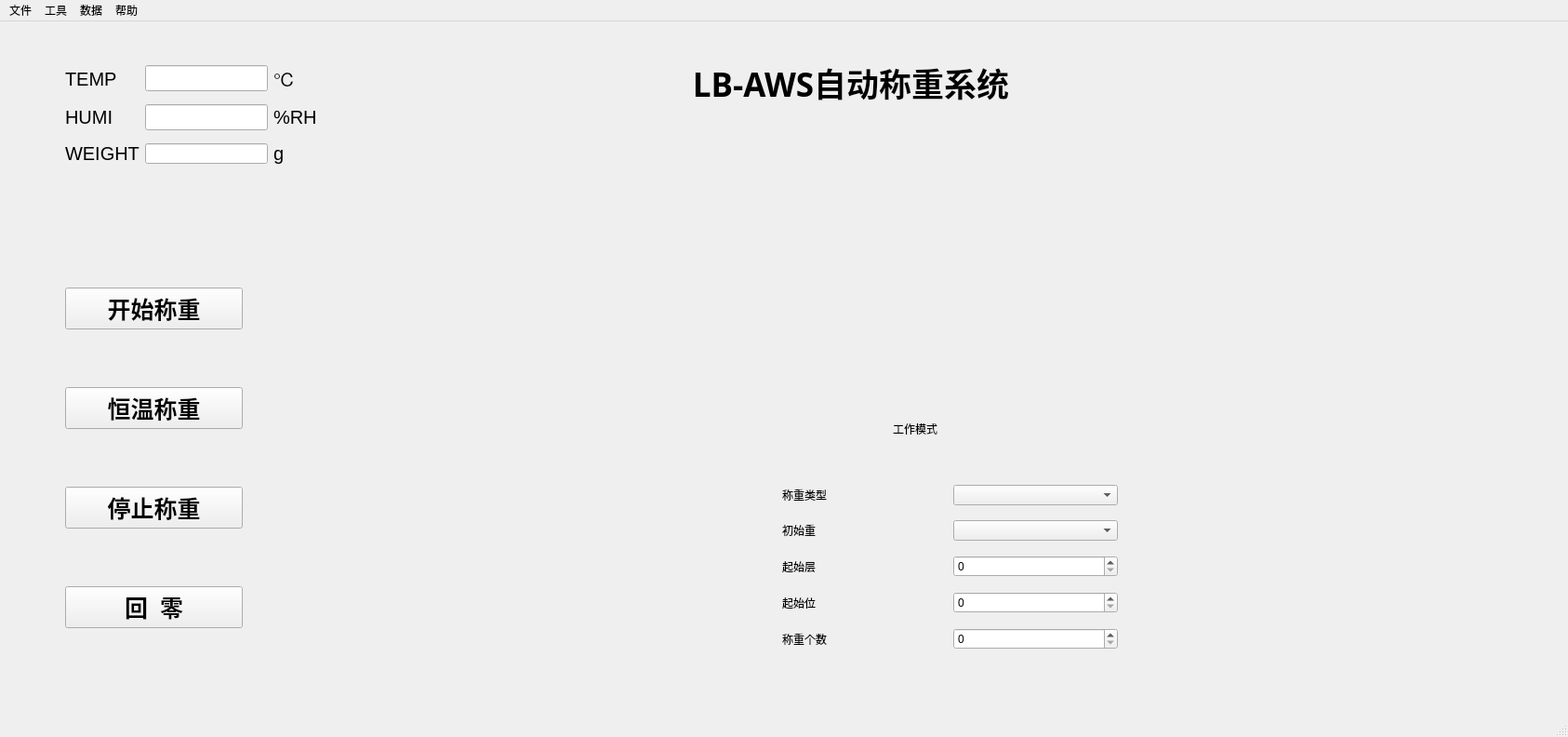
<?xml version="1.0" encoding="UTF-8"?>
<ui version="4.0">
 <class>MainWindow</class>
 <widget class="QMainWindow" name="MainWindow">
  <property name="geometry">
   <rect>
    <x>0</x>
    <y>0</y>
    <width>1686</width>
    <height>792</height>
   </rect>
  </property>
  <property name="windowTitle">
   <string>MainWindow</string>
  </property>
  <widget class="QWidget" name="centralwidget">
   <widget class="QLabel" name="label">
    <property name="geometry">
     <rect>
      <x>640</x>
      <y>30</y>
      <width>550</width>
      <height>71</height>
     </rect>
    </property>
    <property name="font">
     <font>
      <family>方正粗黑宋简体</family>
      <pointsize>26</pointsize>
      <weight>75</weight>
      <bold>true</bold>
     </font>
    </property>
    <property name="text">
     <string>LB-AWS自动称重系统</string>
    </property>
    <property name="alignment">
     <set>Qt::AlignCenter</set>
    </property>
   </widget>
   <widget class="QWidget" name="gridLayoutWidget">
    <property name="geometry">
     <rect>
      <x>70</x>
      <y>40</y>
      <width>271</width>
      <height>121</height>
     </rect>
    </property>
    <layout class="QGridLayout" name="gridLayout">
     <item row="1" column="1">
      <widget class="QLineEdit" name="lineEdit_2">
       <property name="font">
        <font>
         <pointsize>13</pointsize>
        </font>
       </property>
      </widget>
     </item>
     <item row="0" column="1">
      <widget class="QLineEdit" name="lineEdit">
       <property name="font">
        <font>
         <pointsize>13</pointsize>
        </font>
       </property>
      </widget>
     </item>
     <item row="0" column="2">
      <widget class="QLabel" name="label_4">
       <property name="font">
        <font>
         <pointsize>15</pointsize>
        </font>
       </property>
       <property name="text">
        <string>℃</string>
       </property>
      </widget>
     </item>
     <item row="1" column="2">
      <widget class="QLabel" name="label_5">
       <property name="font">
        <font>
         <pointsize>15</pointsize>
        </font>
       </property>
       <property name="text">
        <string>%RH</string>
       </property>
      </widget>
     </item>
     <item row="0" column="0">
      <widget class="QLabel" name="label_2">
       <property name="font">
        <font>
         <pointsize>15</pointsize>
        </font>
       </property>
       <property name="text">
        <string>TEMP</string>
       </property>
      </widget>
     </item>
     <item row="1" column="0">
      <widget class="QLabel" name="label_3">
       <property name="font">
        <font>
         <pointsize>15</pointsize>
        </font>
       </property>
       <property name="text">
        <string>HUMI</string>
       </property>
      </widget>
     </item>
     <item row="2" column="0">
      <widget class="QLabel" name="label_12">
       <property name="font">
        <font>
         <pointsize>15</pointsize>
        </font>
       </property>
       <property name="text">
        <string>WEIGHT</string>
       </property>
      </widget>
     </item>
     <item row="2" column="1">
      <widget class="QLineEdit" name="lineEdit_3"/>
     </item>
     <item row="2" column="2">
      <widget class="QLabel" name="label_13">
       <property name="font">
        <font>
         <pointsize>15</pointsize>
        </font>
       </property>
       <property name="text">
        <string>g</string>
       </property>
      </widget>
     </item>
    </layout>
   </widget>
   <widget class="QWidget" name="widget" native="true">
    <property name="geometry">
     <rect>
      <x>1400</x>
      <y>40</y>
      <width>191</width>
      <height>61</height>
     </rect>
    </property>
    <property name="styleSheet">
     <string notr="true">image: url(:/loobo/20190715134546.jpg);</string>
    </property>
   </widget>
   <widget class="QWidget" name="layoutWidget">
    <property name="geometry">
     <rect>
      <x>70</x>
      <y>230</y>
      <width>191</width>
      <height>481</height>
     </rect>
    </property>
    <layout class="QVBoxLayout" name="verticalLayout">
     <property name="sizeConstraint">
      <enum>QLayout::SetDefaultConstraint</enum>
     </property>
     <item>
      <widget class="QPushButton" name="pushButton">
       <property name="sizePolicy">
        <sizepolicy hsizetype="Minimum" vsizetype="Fixed">
         <horstretch>0</horstretch>
         <verstretch>0</verstretch>
        </sizepolicy>
       </property>
       <property name="font">
        <font>
         <family>黑体</family>
         <pointsize>19</pointsize>
         <weight>75</weight>
         <italic>false</italic>
         <bold>true</bold>
        </font>
       </property>
       <property name="focusPolicy">
        <enum>Qt::ClickFocus</enum>
       </property>
       <property name="layoutDirection">
        <enum>Qt::RightToLeft</enum>
       </property>
       <property name="text">
        <string>开始称重</string>
       </property>
       <property name="checkable">
        <bool>false</bool>
       </property>
      </widget>
     </item>
     <item>
      <widget class="QPushButton" name="pushButton_4">
       <property name="font">
        <font>
         <family>黑体</family>
         <pointsize>19</pointsize>
         <weight>75</weight>
         <bold>true</bold>
        </font>
       </property>
       <property name="text">
        <string>恒温称重</string>
       </property>
      </widget>
     </item>
     <item>
      <widget class="QPushButton" name="pushButton_2">
       <property name="sizePolicy">
        <sizepolicy hsizetype="Minimum" vsizetype="Fixed">
         <horstretch>0</horstretch>
         <verstretch>0</verstretch>
        </sizepolicy>
       </property>
       <property name="font">
        <font>
         <family>黑体</family>
         <pointsize>19</pointsize>
         <weight>75</weight>
         <italic>false</italic>
         <bold>true</bold>
        </font>
       </property>
       <property name="focusPolicy">
        <enum>Qt::ClickFocus</enum>
       </property>
       <property name="layoutDirection">
        <enum>Qt::RightToLeft</enum>
       </property>
       <property name="text">
        <string>停止称重</string>
       </property>
       <property name="checkable">
        <bool>false</bool>
       </property>
      </widget>
     </item>
     <item>
      <widget class="QPushButton" name="pushButton_3">
       <property name="sizePolicy">
        <sizepolicy hsizetype="Minimum" vsizetype="Fixed">
         <horstretch>0</horstretch>
         <verstretch>0</verstretch>
        </sizepolicy>
       </property>
       <property name="font">
        <font>
         <family>黑体</family>
         <pointsize>19</pointsize>
         <weight>75</weight>
         <italic>false</italic>
         <bold>true</bold>
        </font>
       </property>
       <property name="focusPolicy">
        <enum>Qt::ClickFocus</enum>
       </property>
       <property name="layoutDirection">
        <enum>Qt::LeftToRight</enum>
       </property>
       <property name="text">
        <string>回  零</string>
       </property>
       <property name="checkable">
        <bool>false</bool>
       </property>
      </widget>
     </item>
    </layout>
   </widget>
   <widget class="QLabel" name="label_9">
    <property name="geometry">
     <rect>
      <x>960</x>
      <y>430</y>
      <width>60</width>
      <height>16</height>
     </rect>
    </property>
    <property name="text">
     <string>工作模式</string>
    </property>
   </widget>
   <widget class="QWidget" name="layoutWidget">
    <property name="geometry">
     <rect>
      <x>841</x>
      <y>488</y>
      <width>361</width>
      <height>201</height>
     </rect>
    </property>
    <layout class="QGridLayout" name="gridLayout_2">
     <item row="0" column="0">
      <widget class="QLabel" name="label_10">
       <property name="text">
        <string>称重类型</string>
       </property>
      </widget>
     </item>
     <item row="0" column="1">
      <widget class="QComboBox" name="comboBox_2"/>
     </item>
     <item row="1" column="0">
      <widget class="QLabel" name="label_11">
       <property name="text">
        <string>初始重</string>
       </property>
      </widget>
     </item>
     <item row="1" column="1">
      <widget class="QComboBox" name="comboBox"/>
     </item>
     <item row="2" column="0">
      <widget class="QLabel" name="label_6">
       <property name="text">
        <string>起始层</string>
       </property>
      </widget>
     </item>
     <item row="2" column="1">
      <widget class="QSpinBox" name="spinBox"/>
     </item>
     <item row="3" column="0">
      <widget class="QLabel" name="label_7">
       <property name="text">
        <string>起始位</string>
       </property>
      </widget>
     </item>
     <item row="3" column="1">
      <widget class="QSpinBox" name="spinBox_2"/>
     </item>
     <item row="4" column="0">
      <widget class="QLabel" name="label_8">
       <property name="text">
        <string>称重个数</string>
       </property>
      </widget>
     </item>
     <item row="4" column="1">
      <widget class="QSpinBox" name="spinBox_3"/>
     </item>
    </layout>
   </widget>
  </widget>
  <widget class="QMenuBar" name="menubar">
   <property name="geometry">
    <rect>
     <x>0</x>
     <y>0</y>
     <width>1686</width>
     <height>26</height>
    </rect>
   </property>
   <widget class="QMenu" name="menu">
    <property name="title">
     <string>文件</string>
    </property>
   </widget>
   <widget class="QMenu" name="menu_2">
    <property name="title">
     <string>工具</string>
    </property>
   </widget>
   <widget class="QMenu" name="menu_3">
    <property name="title">
     <string>数据</string>
    </property>
   </widget>
   <widget class="QMenu" name="menuhelp">
    <property name="title">
     <string>帮助</string>
    </property>
   </widget>
   <addaction name="menu"/>
   <addaction name="menu_2"/>
   <addaction name="menu_3"/>
   <addaction name="menuhelp"/>
  </widget>
  <widget class="QStatusBar" name="statusbar"/>
 </widget>
 <resources>
  <include location="loobo.qrc"/>
 </resources>
 <connections/>
</ui>
